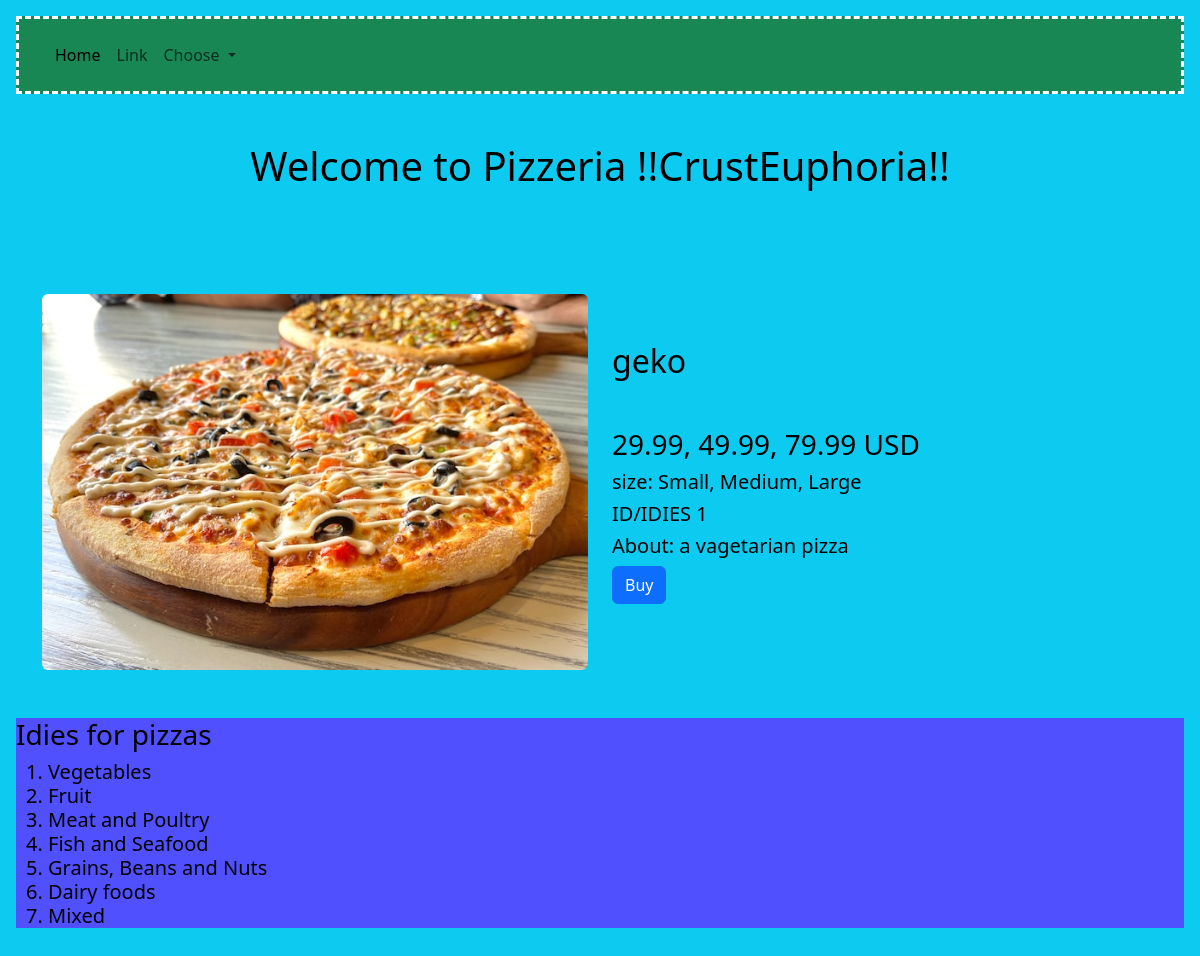
The page /pizza/2 on the database its author committed.
### tables this page shows
CREATE TABLE "pizza" (
	"id"	INTEGER,
	"category_id"	INTEGER NOT NULL,
	"title"	TEXT NOT NULL,
	"description"	TEXT,
	"image"	TEXT,
	"price"	REAL NOT NULL DEFAULT '29.99, 49.99, 79.99',
	"size"	TEXT DEFAULT 'Small, Medium, Large',
	"id_category"	NUMERIC NOT NULL DEFAULT 'None',
	FOREIGN KEY("category_id") REFERENCES "categories"("id"),
	PRIMARY KEY("id")
);

### app.py (the view)
@app.route("/pizza/<pizza_id>")
def pizza(pizza_id):
    pizza_obj = db_pizzas.get_pizza(pizza_id)
    return render_template('own_pizza.html', title="Online Pizzeria", pizza = pizza_obj)

### sql_queries.py (called while the page is built)
    def open_pizzas(self): #функція що відкриває базу даних
        self.conn =sqlite3.connect(self.db_name) # з'єднання з базою даних (БД)
        self.cursor = self.conn.cursor() #курсор (посилання) на БД

    def close_pizzas(self): #функція що закриває базу даних
        self.cursor.close()
        self.conn.close()

    def get_pizza(self, id):
        self.open_pizzas()
        self.cursor.execute("SELECT * FROM pizza WHERE id==(?)", [id])
        data_one_pizza = self.cursor.fetchone()
        self.close_pizzas()
        return data_one_pizza

### templates/own_pizza.html
{% extends 'base.html' %}
{% block content %}
<div class="container py-5 one_pizza">
    <div class="row">
    <div class="col-12 col-lg-6">
        <img src="{{ url_for('static', filename='img/' + pizza[4]) }}" alt="" class="rounded img-fluid">
    </div>
    <div class="col-12 col-lg-6">
        <h2 class="mr-5 ml-5 mb-5 mt-5">{{pizza[2]}}</h2>
        <h3>{{pizza[5]}} USD</h3>
        <h5>size: {{pizza[6]}}</h5>
        <h5>ID/IDIES {{pizza[7]}}</h5>
        <h5>About: {{pizza[3]}}</h5>
        <a class="btn btn-primary" href="{{ url_for('order_pizza', pizza_id = pizza[0]) }}" role="button">Buy</a>
    </div>
    </div>
</div>
{% endblock content %}

### rows shown on the page
pizza: image (picture), title "geko", price "29.99, 49.99, 79.99", size "Small, Medium, Large", id_category "1", description "a vagetarian pizza"
